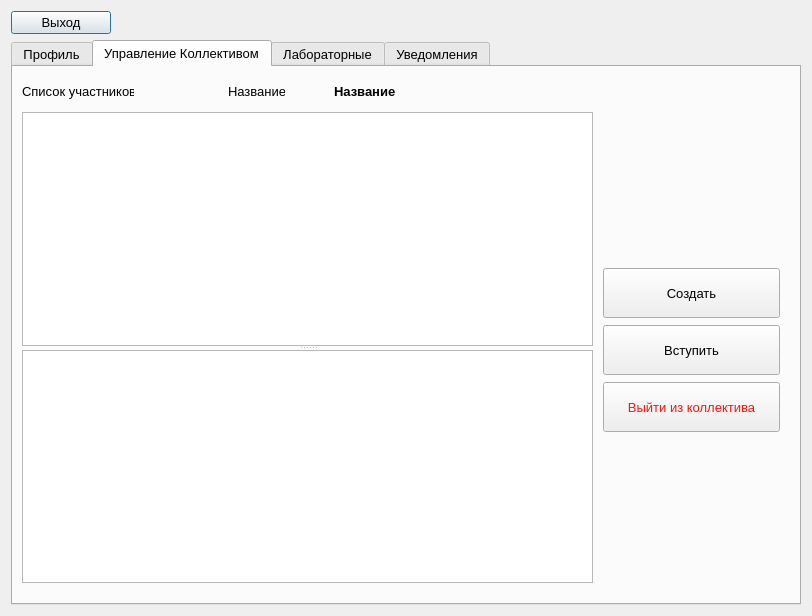
<?xml version="1.0" encoding="UTF-8"?>
<ui version="4.0">
 <class>StudentDialog</class>
 <widget class="QDialog" name="StudentDialog">
  <property name="geometry">
   <rect>
    <x>0</x>
    <y>0</y>
    <width>812</width>
    <height>616</height>
   </rect>
  </property>
  <property name="minimumSize">
   <size>
    <width>480</width>
    <height>380</height>
   </size>
  </property>
  <property name="font">
   <font>
    <pointsize>10</pointsize>
   </font>
  </property>
  <property name="windowTitle">
   <string>Комната студента</string>
  </property>
  <property name="autoFillBackground">
   <bool>false</bool>
  </property>
  <layout class="QVBoxLayout" name="verticalLayout">
   <item>
    <widget class="QPushButton" name="exitButton">
     <property name="maximumSize">
      <size>
       <width>100</width>
       <height>16777215</height>
      </size>
     </property>
     <property name="font">
      <font>
       <pointsize>10</pointsize>
      </font>
     </property>
     <property name="text">
      <string>Выход</string>
     </property>
    </widget>
   </item>
   <item>
    <widget class="QTabWidget" name="tabWidget">
     <property name="enabled">
      <bool>true</bool>
     </property>
     <property name="sizePolicy">
      <sizepolicy hsizetype="Expanding" vsizetype="Expanding">
       <horstretch>0</horstretch>
       <verstretch>0</verstretch>
      </sizepolicy>
     </property>
     <property name="minimumSize">
      <size>
       <width>480</width>
       <height>350</height>
      </size>
     </property>
     <property name="font">
      <font>
       <pointsize>10</pointsize>
      </font>
     </property>
     <property name="currentIndex">
      <number>1</number>
     </property>
     <widget class="QWidget" name="tab">
      <attribute name="title">
       <string>Профиль</string>
      </attribute>
      <widget class="QLabel" name="label">
       <property name="geometry">
        <rect>
         <x>10</x>
         <y>30</y>
         <width>120</width>
         <height>30</height>
        </rect>
       </property>
       <property name="font">
        <font>
         <pointsize>10</pointsize>
        </font>
       </property>
       <property name="text">
        <string>Имя студента</string>
       </property>
      </widget>
      <widget class="QLabel" name="label_2">
       <property name="geometry">
        <rect>
         <x>10</x>
         <y>90</y>
         <width>120</width>
         <height>30</height>
        </rect>
       </property>
       <property name="font">
        <font>
         <pointsize>10</pointsize>
        </font>
       </property>
       <property name="text">
        <string>Группа</string>
       </property>
      </widget>
      <widget class="QLabel" name="label_3">
       <property name="geometry">
        <rect>
         <x>10</x>
         <y>60</y>
         <width>120</width>
         <height>30</height>
        </rect>
       </property>
       <property name="font">
        <font>
         <pointsize>10</pointsize>
        </font>
       </property>
       <property name="text">
        <string>Фамилия</string>
       </property>
      </widget>
      <widget class="QPushButton" name="editProfileButton">
       <property name="geometry">
        <rect>
         <x>10</x>
         <y>140</y>
         <width>271</width>
         <height>51</height>
        </rect>
       </property>
       <property name="text">
        <string>Редактировать профиль</string>
       </property>
      </widget>
      <widget class="QLabel" name="studentNameLabel">
       <property name="geometry">
        <rect>
         <x>190</x>
         <y>30</y>
         <width>120</width>
         <height>30</height>
        </rect>
       </property>
       <property name="font">
        <font>
         <pointsize>10</pointsize>
         <weight>75</weight>
         <bold>true</bold>
        </font>
       </property>
       <property name="text">
        <string>Имя студента</string>
       </property>
      </widget>
      <widget class="QLabel" name="studentGroupLabel">
       <property name="geometry">
        <rect>
         <x>190</x>
         <y>90</y>
         <width>120</width>
         <height>30</height>
        </rect>
       </property>
       <property name="font">
        <font>
         <pointsize>10</pointsize>
         <weight>75</weight>
         <bold>true</bold>
        </font>
       </property>
       <property name="text">
        <string>Имя студента</string>
       </property>
      </widget>
      <widget class="QLabel" name="studentSurnameLabel">
       <property name="geometry">
        <rect>
         <x>190</x>
         <y>60</y>
         <width>120</width>
         <height>30</height>
        </rect>
       </property>
       <property name="font">
        <font>
         <pointsize>10</pointsize>
         <weight>75</weight>
         <bold>true</bold>
        </font>
       </property>
       <property name="text">
        <string>Имя студента</string>
       </property>
      </widget>
     </widget>
     <widget class="QWidget" name="tab_2">
      <attribute name="title">
       <string>Управление Коллективом</string>
      </attribute>
      <widget class="QLabel" name="label_5">
       <property name="geometry">
        <rect>
         <x>9</x>
         <y>9</y>
         <width>112</width>
         <height>30</height>
        </rect>
       </property>
       <property name="minimumSize">
        <size>
         <width>0</width>
         <height>30</height>
        </size>
       </property>
       <property name="maximumSize">
        <size>
         <width>200</width>
         <height>50</height>
        </size>
       </property>
       <property name="text">
        <string>Список участников</string>
       </property>
      </widget>
      <widget class="QLabel" name="label_11">
       <property name="geometry">
        <rect>
         <x>215</x>
         <y>9</y>
         <width>57</width>
         <height>30</height>
        </rect>
       </property>
       <property name="minimumSize">
        <size>
         <width>0</width>
         <height>30</height>
        </size>
       </property>
       <property name="maximumSize">
        <size>
         <width>100</width>
         <height>100</height>
        </size>
       </property>
       <property name="text">
        <string>Название</string>
       </property>
      </widget>
      <widget class="QLabel" name="CollectiveName">
       <property name="geometry">
        <rect>
         <x>321</x>
         <y>9</y>
         <width>61</width>
         <height>30</height>
        </rect>
       </property>
       <property name="minimumSize">
        <size>
         <width>0</width>
         <height>30</height>
        </size>
       </property>
       <property name="maximumSize">
        <size>
         <width>400</width>
         <height>100</height>
        </size>
       </property>
       <property name="font">
        <font>
         <pointsize>10</pointsize>
         <weight>75</weight>
         <bold>true</bold>
        </font>
       </property>
       <property name="text">
        <string>Название</string>
       </property>
      </widget>
      <widget class="QWidget" name="layoutWidget">
       <property name="geometry">
        <rect>
         <x>590</x>
         <y>200</y>
         <width>177</width>
         <height>166</height>
        </rect>
       </property>
       <layout class="QGridLayout" name="gridLayout">
        <item row="0" column="0">
         <widget class="QPushButton" name="createCollectiveButton">
          <property name="minimumSize">
           <size>
            <width>0</width>
            <height>50</height>
           </size>
          </property>
          <property name="maximumSize">
           <size>
            <width>200</width>
            <height>50</height>
           </size>
          </property>
          <property name="text">
           <string>Создать</string>
          </property>
         </widget>
        </item>
        <item row="3" column="0">
         <widget class="QPushButton" name="deleteCollectiveButton">
          <property name="minimumSize">
           <size>
            <width>0</width>
            <height>50</height>
           </size>
          </property>
          <property name="maximumSize">
           <size>
            <width>200</width>
            <height>50</height>
           </size>
          </property>
          <property name="font">
           <font>
            <pointsize>10</pointsize>
           </font>
          </property>
          <property name="styleSheet">
           <string notr="true">color: rgb(255, 20, 12);</string>
          </property>
          <property name="text">
           <string>Выйти из коллектива</string>
          </property>
         </widget>
        </item>
        <item row="1" column="0">
         <widget class="QPushButton" name="enterCollectiveButton">
          <property name="minimumSize">
           <size>
            <width>0</width>
            <height>50</height>
           </size>
          </property>
          <property name="maximumSize">
           <size>
            <width>200</width>
            <height>50</height>
           </size>
          </property>
          <property name="text">
           <string>Вступить</string>
          </property>
         </widget>
        </item>
       </layout>
      </widget>
      <widget class="QSplitter" name="splitter_2">
       <property name="geometry">
        <rect>
         <x>9</x>
         <y>45</y>
         <width>571</width>
         <height>471</height>
        </rect>
       </property>
       <property name="orientation">
        <enum>Qt::Vertical</enum>
       </property>
       <widget class="QTableView" name="CollectiveTableView"/>
       <widget class="QTableView" name="statementTableView"/>
      </widget>
     </widget>
     <widget class="QWidget" name="tab_5">
      <attribute name="title">
       <string>Лабораторные</string>
      </attribute>
      <layout class="QGridLayout" name="gridLayout_2">
       <item row="0" column="0">
        <widget class="QLabel" name="label_12">
         <property name="minimumSize">
          <size>
           <width>0</width>
           <height>30</height>
          </size>
         </property>
         <property name="maximumSize">
          <size>
           <width>200</width>
           <height>30</height>
          </size>
         </property>
         <property name="text">
          <string>Список Лабораторных</string>
         </property>
        </widget>
       </item>
       <item row="0" column="1">
        <widget class="QComboBox" name="comboBox">
         <property name="minimumSize">
          <size>
           <width>200</width>
           <height>30</height>
          </size>
         </property>
         <property name="maximumSize">
          <size>
           <width>200</width>
           <height>30</height>
          </size>
         </property>
         <item>
          <property name="text">
           <string>Все лабораторные</string>
          </property>
         </item>
         <item>
          <property name="text">
           <string>Мои лабораторные</string>
          </property>
         </item>
        </widget>
       </item>
       <item row="0" column="2">
        <widget class="QLabel" name="label_6">
         <property name="minimumSize">
          <size>
           <width>100</width>
           <height>30</height>
          </size>
         </property>
         <property name="maximumSize">
          <size>
           <width>16777215</width>
           <height>30</height>
          </size>
         </property>
         <property name="text">
          <string>Задание</string>
         </property>
        </widget>
       </item>
       <item row="1" column="0" colspan="3">
        <widget class="QSplitter" name="splitter">
         <property name="orientation">
          <enum>Qt::Horizontal</enum>
         </property>
         <widget class="QListView" name="listView"/>
         <widget class="QPlainTextEdit" name="plainTextEdit">
          <property name="readOnly">
           <bool>true</bool>
          </property>
         </widget>
        </widget>
       </item>
       <item row="2" column="0">
        <widget class="QPushButton" name="takeRandomTaskButton">
         <property name="minimumSize">
          <size>
           <width>220</width>
           <height>40</height>
          </size>
         </property>
         <property name="maximumSize">
          <size>
           <width>240</width>
           <height>40</height>
          </size>
         </property>
         <property name="text">
          <string>Взять случайное задание</string>
         </property>
        </widget>
       </item>
       <item row="2" column="2">
        <widget class="QPushButton" name="takeTaskButton">
         <property name="minimumSize">
          <size>
           <width>220</width>
           <height>40</height>
          </size>
         </property>
         <property name="maximumSize">
          <size>
           <width>240</width>
           <height>40</height>
          </size>
         </property>
         <property name="text">
          <string>Взять задание</string>
         </property>
        </widget>
       </item>
      </layout>
     </widget>
     <widget class="QWidget" name="tab_3">
      <attribute name="title">
       <string>Уведомления</string>
      </attribute>
      <widget class="QTableWidget" name="notificationTable">
       <property name="geometry">
        <rect>
         <x>10</x>
         <y>10</y>
         <width>711</width>
         <height>501</height>
        </rect>
       </property>
      </widget>
     </widget>
    </widget>
   </item>
  </layout>
 </widget>
 <resources/>
 <connections/>
</ui>
